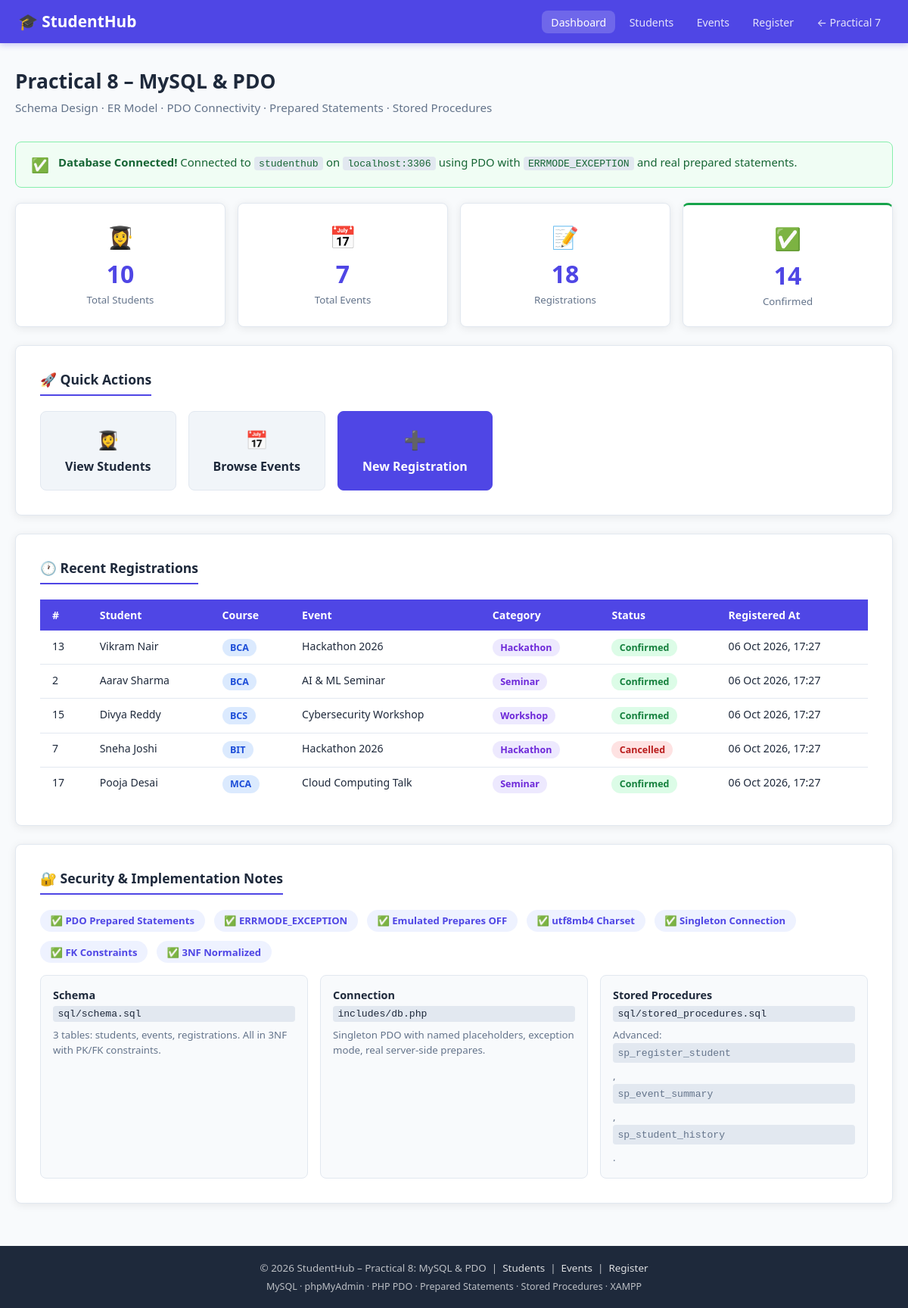
The page / on the database its author committed.
### tables this page shows
CREATE TABLE IF NOT EXISTS registrations (
    reg_id       INT             UNSIGNED NOT NULL AUTO_INCREMENT,
    student_id   INT             UNSIGNED NOT NULL,
    event_id     INT             UNSIGNED NOT NULL,
    status       ENUM('Pending','Confirmed','Cancelled') NOT NULL DEFAULT 'Pending',
    registered_at TIMESTAMP      NOT NULL DEFAULT CURRENT_TIMESTAMP,

    PRIMARY KEY (reg_id),
     
    UNIQUE KEY uq_reg_student_event (student_id, event_id),
     
    CONSTRAINT fk_reg_student
        FOREIGN KEY (student_id) REFERENCES students (student_id)
        ON DELETE CASCADE ON UPDATE CASCADE,
    CONSTRAINT fk_reg_event
        FOREIGN KEY (event_id)   REFERENCES events   (event_id)
        ON DELETE CASCADE ON UPDATE CASCADE,
    INDEX idx_reg_status (status)
);

CREATE TABLE IF NOT EXISTS students (
    student_id   INT             UNSIGNED NOT NULL AUTO_INCREMENT,
    full_name    VARCHAR(100)    NOT NULL,
    email        VARCHAR(150)    NOT NULL,
    phone        VARCHAR(15)     NOT NULL,
    course       ENUM('BCA','BCS','BIT','MCA','MCS','B.Tech') NOT NULL,
    year         ENUM('1st Year','2nd Year','3rd Year','4th Year') NOT NULL,
    gender       ENUM('Male','Female','Other') NOT NULL,
    city         VARCHAR(100)    DEFAULT NULL,
    created_at   TIMESTAMP       NOT NULL DEFAULT CURRENT_TIMESTAMP,
    updated_at   TIMESTAMP       NOT NULL DEFAULT CURRENT_TIMESTAMP
                                 ON UPDATE CURRENT_TIMESTAMP,

    PRIMARY KEY (student_id),
    UNIQUE KEY uq_students_email (email),
    INDEX idx_students_course (course),
    INDEX idx_students_year   (year)
);

CREATE TABLE IF NOT EXISTS events (
    event_id     INT             UNSIGNED NOT NULL AUTO_INCREMENT,
    title        VARCHAR(200)    NOT NULL,
    description  TEXT            DEFAULT NULL,
    category     ENUM('Workshop','Seminar','Hackathon','Cultural','Sports','Other') NOT NULL DEFAULT 'Other',
    event_date   DATE            NOT NULL,
    venue        VARCHAR(200)    DEFAULT NULL,
    max_seats    SMALLINT        UNSIGNED NOT NULL DEFAULT 50,
    created_at   TIMESTAMP       NOT NULL DEFAULT CURRENT_TIMESTAMP,

    PRIMARY KEY (event_id),
    INDEX idx_events_date     (event_date),
    INDEX idx_events_category (category)
);

### includes/db.php (called while the page is built, shortened)
<?php
function get_pdo(): PDO
{
    static $pdo = null;
    if ($pdo === null) {
        $dsn = sprintf(
            'mysql:host=%s;port=%s;dbname=%s;charset=%s',
            DB_HOST,
            DB_PORT,
            DB_NAME,
            DB_CHARSET
        );
        $options = [
            PDO::ATTR_ERRMODE            => PDO::ERRMODE_EXCEPTION,
            PDO::ATTR_DEFAULT_FETCH_MODE => PDO::FETCH_ASSOC,
            PDO::ATTR_EMULATE_PREPARES   => false,
            PDO::MYSQL_ATTR_INIT_COMMAND => "SET NAMES utf8mb4 COLLATE utf8mb4_unicode_ci",
        ];
        try {
            $pdo = new PDO($dsn, DB_USER, DB_PASS, $options);
        } catch (PDOException $e) {
            error_log('[StudentHub DB Error] ' . $e->getMessage());
            throw new RuntimeException(
                'Database connection failed. Please try again later.'
            );
        }
    }
    return $pdo;
}
function db_fetch_all(string $sql, array $params = []): array
{
    $stmt = get_pdo()->prepare($sql);
    $stmt->execute($params);
    return $stmt->fetchAll();
}
function db_fetch_one(string $sql, array $params = []): array|false
{
    $stmt = get_pdo()->prepare($sql);
    $stmt->execute($params);
    return $stmt->fetch();
}

### index.php (the view, shortened to what this page needs)
<?php
require_once __DIR__ . '/includes/db.php';
$stats   = [];
$recent  = [];
$db_ok   = false;
try {
    $db_ok = true;
    $stats['students']      = db_fetch_one("SELECT COUNT(*) AS cnt FROM students")['cnt']      ?? 0;
    $stats['events']        = db_fetch_one("SELECT COUNT(*) AS cnt FROM events")['cnt']        ?? 0;
    $stats['registrations'] = db_fetch_one("SELECT COUNT(*) AS cnt FROM registrations")['cnt'] ?? 0;
    $stats['confirmed']     = db_fetch_one(
        "SELECT COUNT(*) AS cnt FROM registrations WHERE status = :s",
        [':s' => 'Confirmed']
    )['cnt'] ?? 0;
    $recent = db_fetch_all("
        SELECT
            r.reg_id,
            s.full_name,
            s.course,
            e.title        AS event_title,
            e.category,
            r.status,
            r.registered_at
        FROM registrations r
        JOIN students s ON s.student_id = r.student_id
        JOIN events   e ON e.event_id   = r.event_id
        ORDER BY r.registered_at DESC
        LIMIT 5
    ");
} catch (RuntimeException $e) {
    $error = $e->getMessage();
}
function status_badge(string $status): string {
    $map = [
        'Confirmed' => 'badge-green',
        'Pending'   => 'badge-yellow',
        'Cancelled' => 'badge-red',
    ];
    $cls = $map[$status] ?? 'badge-blue';
    return "<span class=\"badge {$cls}\">{$status}</span>";
}
?>
<!DOCTYPE html>
<html lang="en">
<head>
  <link rel="stylesheet" href="style.css" />
</head>
<body>
  <header>
    <div class="navbar" role="banner">
      <a href="../new/index.html" class="logo" aria-label="StudentHub Home">🎓 StudentHub</a>
      <nav aria-label="Main navigation">
        <ul class="nav-links">
          <li><a href="index.php"    class="active">Dashboard</a></li>
          <li><a href="students.php">Students</a></li>
          <li><a href="events.php">Events</a></li>
          <li><a href="register.php">Register</a></li>
          <li><a href="../practical7/index.php">← Practical 7</a></li>
        </ul>
      </nav>
    </div>
  </header>
  <main id="main-content">
    <div class="page-header">
      <h1>Practical 8 – MySQL &amp; PDO</h1>
      <p>
        Schema Design · ER Model · PDO Connectivity · Prepared Statements · Stored Procedures
      </p>
    </div>
    <?php if ($db_ok): ?>
      <div class="alert alert-success" role="alert" aria-live="polite">
        <span class="alert-icon">✅</span>
        <div>
          <strong>Database Connected!</strong>
          Connected to <code><?= DB_NAME ?></code> on <code><?= DB_HOST ?>:<?= DB_PORT ?></code>
          using PDO with <code>ERRMODE_EXCEPTION</code> and real prepared statements.
        </div>
      </div>
    <?php endif; ?>
    <?php if ($db_ok): ?>
    <div class="stats-grid">
      <div class="stat-card">
        <div class="stat-icon">👩‍🎓</div>
        <div class="stat-value"><?= $stats['students'] ?></div>
        <div class="stat-label">Total Students</div>
      </div>
      <div class="stat-card">
        <div class="stat-icon">📅</div>
        <div class="stat-value"><?= $stats['events'] ?></div>
        <div class="stat-label">Total Events</div>
      </div>
      <div class="stat-card">
        <div class="stat-icon">📝</div>
        <div class="stat-value"><?= $stats['registrations'] ?></div>
        <div class="stat-label">Registrations</div>
      </div>
      <div class="stat-card stat-card--green">
        <div class="stat-icon">✅</div>
        <div class="stat-value"><?= $stats['confirmed'] ?></div>
        <div class="stat-label">Confirmed</div>
      </div>
    </div>
    <div class="card">
      <h2>🚀 Quick Actions</h2>
      <div class="action-grid">
        <a href="students.php" class="action-btn">
          <span class="action-icon">👩‍🎓</span>
          <span>View Students</span>
        </a>
        <a href="events.php" class="action-btn">
          <span class="action-icon">📅</span>
          <span>Browse Events</span>
        </a>
        <a href="register.php" class="action-btn action-btn--primary">
          <span class="action-icon">➕</span>
          <span>New Registration</span>
        </a>
      </div>
    </div>
    <div class="card">
      <h2>🕐 Recent Registrations</h2>
      <?php if (empty($recent)): ?>
        <p class="muted-text">No registrations yet.</p>
      <?php else: ?>
      <div class="table-wrap">
        <table>
          <thead>
            <tr>
              <th>#</th>
              <th>Student</th>
              <th>Course</th>
              <th>Event</th>
              <th>Category</th>
              <th>Status</th>
              <th>Registered At</th>
            </tr>
          </thead>
          <tbody>
            <?php foreach ($recent as $row): ?>
            <tr>
              <td><?= (int)$row['reg_id'] ?></td>
              <td><?= htmlspecialchars($row['full_name']) ?></td>
              <td><span class="badge badge-blue"><?= htmlspecialchars($row['course']) ?></span></td>
              <td><?= htmlspecialchars($row['event_title']) ?></td>
              <td><span class="badge badge-purple"><?= htmlspecialchars($row['category']) ?></span></td>
              <td><?= status_badge($row['status']) ?></td>
              <td><?= htmlspecialchars(date('d M Y, H:i', strtotime($row['registered_at']))) ?></td>
            </tr>
            <?php endforeach; ?>
          </tbody>
        </table>
      </div>
      <?php endif; ?>
    </div>
    <div class="card">
      <h2>🔐 Security &amp; Implementation Notes</h2>
      <div class="stats-strip">
        <span class="stat-pill">✅ PDO Prepared Statements</span>
        <span class="stat-pill">✅ ERRMODE_EXCEPTION</span>
        <span class="stat-pill">✅ Emulated Prepares OFF</span>
        <span class="stat-pill">✅ utf8mb4 Charset</span>
        <span class="stat-pill">✅ Singleton Connection</span>
        <span class="stat-pill">✅ FK Constraints</span>
        <span class="stat-pill">✅ 3NF Normalized</span>
      </div>
      <div class="info-grid" style="margin-top:1rem;">
        <div class="info-item">
          <strong>Schema</strong>
          <code>sql/schema.sql</code>
          <p>3 tables: students, events, registrations. All in 3NF with PK/FK constraints.</p>
        </div>
        <div class="info-item">
          <strong>Connection</strong>
          <code>includes/db.php</code>
          <p>Singleton PDO with named placeholders, exception mode, real server-side prepares.</p>
        </div>
        <div class="info-item">
          <strong>Stored Procedures</strong>
          <code>sql/stored_procedures.sql</code>
          <p>Advanced: <code>sp_register_student</code>, <code>sp_event_summary</code>, <code>sp_student_history</code>.</p>
        </div>
      </div>
    </div>
    <?php endif;  ?>
  </main>
  <footer class="site-footer" role="contentinfo">
    <p>
      &copy; 2026 StudentHub – Practical 8: MySQL &amp; PDO &nbsp;|&nbsp;
      <a href="students.php">Students</a> &nbsp;|&nbsp;
      <a href="events.php">Events</a> &nbsp;|&nbsp;
      <a href="register.php">Register</a>
    </p>
    <p style="margin-top:.4rem; font-size:.78rem;">
      MySQL · phpMyAdmin · PHP PDO · Prepared Statements · Stored Procedures · XAMPP
    </p>
  </footer>
</body>
</html>

### rows shown on the page
registrations: reg_id "13", student.full_name "Vikram Nair", student.course "BCA", event.title "Hackathon 2026", event.category "Hackathon", status "Confirmed", registered_at "06 Oct 2026, 17:27"
registrations: reg_id "2", student.full_name "Aarav Sharma", student.course "BCA", event.title "AI & ML Seminar", event.category "Seminar", status "Confirmed", registered_at "06 Oct 2026, 17:27"
registrations: reg_id "15", student.full_name "Divya Reddy", student.course "BCS", event.title "Cybersecurity Workshop", event.category "Workshop", status "Confirmed", registered_at "06 Oct 2026, 17:27"
registrations: reg_id "7", student.full_name "Sneha Joshi", student.course "BIT", event.title "Hackathon 2026", event.category "Hackathon", status "Cancelled", registered_at "06 Oct 2026, 17:27"
registrations: reg_id "17", student.full_name "Pooja Desai", student.course "MCA", event.title "Cloud Computing Talk", event.category "Seminar", status "Confirmed", registered_at "06 Oct 2026, 17:27"

### other values the page prints
DB_NAME "studenthub"
DB_HOST "localhost"
DB_PORT "3306"
$stats['students'] "10"
$stats['events'] "7"
$stats['registrations'] "18"
$stats['confirmed'] "14"
